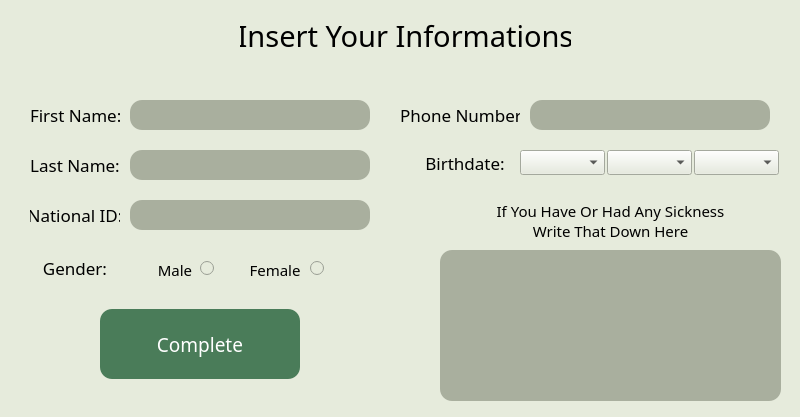
<?xml version="1.0" encoding="UTF-8"?>
<ui version="4.0">
 <class>MainWindow</class>
 <widget class="QMainWindow" name="MainWindow">
  <property name="geometry">
   <rect>
    <x>0</x>
    <y>0</y>
    <width>800</width>
    <height>417</height>
   </rect>
  </property>
  <property name="windowTitle">
   <string>MainWindow</string>
  </property>
  <property name="styleSheet">
   <string notr="true">QWidget {
	background-color: #e6ebdc;
}

QLineEdit, QTextEdit {
	background-color: #a9af9e;
	color: #000000;
	border: none;
	border-radius: 12px;
	padding: 6px;
	font-size: 15px;
}

QPushButton {
	background-color: #4A7C59;
	color: white;
	border: none;
	border-radius: 12px;
	padding: 6px 12px;
}

QPushButton:hover {
	background-color: #5A9F73;
}</string>
  </property>
  <widget class="QWidget" name="centralwidget">
   <widget class="QComboBox" name="pt_birthmonth_comboBox">
    <property name="geometry">
     <rect>
      <x>607</x>
      <y>150</y>
      <width>85</width>
      <height>25</height>
     </rect>
    </property>
    <property name="font">
     <font>
      <family>Arad Medium</family>
      <pointsize>-1</pointsize>
      <weight>50</weight>
      <bold>false</bold>
     </font>
    </property>
    <property name="styleSheet">
     <string notr="true">/* style for the QComboBox */
QComboBox {
	border-radius: 10px;
	padding-left: 10px;
}

/* style for drop down area */
QComboBox::drop-down {
	border: 0px;
}

/* style for drop down arrow */
QComboBox::down-arrow {
	image: url(D:\Python/Projects/GitHub_PR/Hospital Management/down-arrow-8-128);
	width: 12 px;
	height: 12px;
	margin-right: 10px;
}

/* style for list menu */
QComboBox QListView {
font-size: 12px;
border: 1px solid #000000;
padding: 5px;
background-color: #a9af9e;
outline: 0px;
}

QComboBox {
	background-color: #a9af9e;
    font-size: 15px;
    font-family: &quot;Arad Medium&quot;;
}

QComboBox QAbstractItemView {
    background-color: #a9af9e;
    color: black;
    selection-background-color: #F3E9E2;
    selection-color: black;
}</string>
    </property>
   </widget>
   <widget class="QLabel" name="pt_birthdate_label">
    <property name="geometry">
     <rect>
      <x>420</x>
      <y>148</y>
      <width>90</width>
      <height>30</height>
     </rect>
    </property>
    <property name="font">
     <font>
      <family>Arad Medium</family>
      <pointsize>13</pointsize>
      <weight>50</weight>
      <bold>false</bold>
     </font>
    </property>
    <property name="text">
     <string>Birthdate:</string>
    </property>
    <property name="alignment">
     <set>Qt::AlignCenter</set>
    </property>
   </widget>
   <widget class="QLineEdit" name="pt_ln_lineEdit">
    <property name="geometry">
     <rect>
      <x>130</x>
      <y>150</y>
      <width>240</width>
      <height>30</height>
     </rect>
    </property>
    <property name="font">
     <font>
      <family>Arad Medium</family>
      <pointsize>-1</pointsize>
      <weight>50</weight>
      <bold>false</bold>
     </font>
    </property>
   </widget>
   <widget class="QLabel" name="pt_ln_label">
    <property name="geometry">
     <rect>
      <x>30</x>
      <y>150</y>
      <width>90</width>
      <height>30</height>
     </rect>
    </property>
    <property name="font">
     <font>
      <family>Arad Medium</family>
      <pointsize>13</pointsize>
      <weight>50</weight>
      <bold>false</bold>
     </font>
    </property>
    <property name="text">
     <string>Last Name:</string>
    </property>
    <property name="alignment">
     <set>Qt::AlignCenter</set>
    </property>
   </widget>
   <widget class="QLineEdit" name="pt_phone_lineEdit">
    <property name="geometry">
     <rect>
      <x>530</x>
      <y>100</y>
      <width>240</width>
      <height>30</height>
     </rect>
    </property>
    <property name="font">
     <font>
      <family>Arad Medium</family>
      <pointsize>-1</pointsize>
      <weight>50</weight>
      <bold>false</bold>
     </font>
    </property>
   </widget>
   <widget class="QLabel" name="pt_female_label">
    <property name="geometry">
     <rect>
      <x>250</x>
      <y>260</y>
      <width>50</width>
      <height>20</height>
     </rect>
    </property>
    <property name="font">
     <font>
      <family>Arad Medium</family>
      <pointsize>11</pointsize>
      <weight>50</weight>
      <bold>false</bold>
     </font>
    </property>
    <property name="text">
     <string>Female</string>
    </property>
    <property name="alignment">
     <set>Qt::AlignCenter</set>
    </property>
   </widget>
   <widget class="QLabel" name="pt_fn_label">
    <property name="geometry">
     <rect>
      <x>30</x>
      <y>100</y>
      <width>90</width>
      <height>30</height>
     </rect>
    </property>
    <property name="font">
     <font>
      <family>Arad Medium</family>
      <pointsize>13</pointsize>
      <weight>50</weight>
      <bold>false</bold>
     </font>
    </property>
    <property name="text">
     <string>First Name:</string>
    </property>
   </widget>
   <widget class="QLabel" name="pt_gender_label">
    <property name="geometry">
     <rect>
      <x>30</x>
      <y>253</y>
      <width>90</width>
      <height>30</height>
     </rect>
    </property>
    <property name="font">
     <font>
      <family>Arad Medium</family>
      <pointsize>13</pointsize>
      <weight>50</weight>
      <bold>false</bold>
     </font>
    </property>
    <property name="text">
     <string>Gender:</string>
    </property>
    <property name="alignment">
     <set>Qt::AlignCenter</set>
    </property>
   </widget>
   <widget class="QLabel" name="pt_nid_label">
    <property name="geometry">
     <rect>
      <x>30</x>
      <y>200</y>
      <width>90</width>
      <height>30</height>
     </rect>
    </property>
    <property name="font">
     <font>
      <family>Arad Medium</family>
      <pointsize>13</pointsize>
      <weight>50</weight>
      <bold>false</bold>
     </font>
    </property>
    <property name="text">
     <string>National ID:</string>
    </property>
    <property name="alignment">
     <set>Qt::AlignCenter</set>
    </property>
   </widget>
   <widget class="QLineEdit" name="pt_nid_lineEdit">
    <property name="geometry">
     <rect>
      <x>130</x>
      <y>200</y>
      <width>240</width>
      <height>30</height>
     </rect>
    </property>
    <property name="font">
     <font>
      <family>Arad Medium</family>
      <pointsize>-1</pointsize>
      <weight>50</weight>
      <bold>false</bold>
     </font>
    </property>
   </widget>
   <widget class="QComboBox" name="pt_birthyear_comboBox">
    <property name="geometry">
     <rect>
      <x>520</x>
      <y>150</y>
      <width>85</width>
      <height>25</height>
     </rect>
    </property>
    <property name="font">
     <font>
      <family>Arad Medium</family>
      <pointsize>-1</pointsize>
      <weight>50</weight>
      <bold>false</bold>
     </font>
    </property>
    <property name="styleSheet">
     <string notr="true">/* style for the QComboBox */
QComboBox {
	border-radius: 10px;
	padding-left: 10px;
}

/* style for drop down area */
QComboBox::drop-down {
	border: 0px;
}

/* style for drop down arrow */
QComboBox::down-arrow {
	image: url(D:\Python/Projects/GitHub_PR/Hospital Management/down-arrow-8-128);
	width: 12 px;
	height: 12px;
	margin-right: 10px;
}

/* style for list menu */
QComboBox QListView {
font-size: 12px;
border: 1px solid #000000;
padding: 5px;
background-color: #a9af9e;
outline: 0px;
}

QComboBox {
	background-color: #a9af9e;
    font-size: 15px;
    font-family: &quot;Arad Medium&quot;;
}

QComboBox QAbstractItemView {
    background-color: #a9af9e;
    color: black;
    selection-background-color: #F3E9E2;
    selection-color: black;
}</string>
    </property>
   </widget>
   <widget class="QLineEdit" name="pt_fn_lineEdit">
    <property name="geometry">
     <rect>
      <x>130</x>
      <y>100</y>
      <width>240</width>
      <height>30</height>
     </rect>
    </property>
    <property name="font">
     <font>
      <family>Arad Medium</family>
      <pointsize>-1</pointsize>
      <weight>50</weight>
      <bold>false</bold>
     </font>
    </property>
   </widget>
   <widget class="QTextEdit" name="pt_detail_textEdit">
    <property name="geometry">
     <rect>
      <x>440</x>
      <y>250</y>
      <width>341</width>
      <height>151</height>
     </rect>
    </property>
    <property name="font">
     <font>
      <family>Arad Medium</family>
      <pointsize>-1</pointsize>
      <weight>50</weight>
      <bold>false</bold>
     </font>
    </property>
   </widget>
   <widget class="QComboBox" name="pt_birthday_comboBox">
    <property name="geometry">
     <rect>
      <x>694</x>
      <y>150</y>
      <width>85</width>
      <height>25</height>
     </rect>
    </property>
    <property name="font">
     <font>
      <family>Arad Medium</family>
      <pointsize>-1</pointsize>
      <weight>50</weight>
      <bold>false</bold>
     </font>
    </property>
    <property name="styleSheet">
     <string notr="true">/* style for the QComboBox */
QComboBox {
	border-radius: 10px;
	padding-left: 10px;
}

/* style for drop down area */
QComboBox::drop-down {
	border: 0px;
}

/* style for drop down arrow */
QComboBox::down-arrow {
	image: url(D:\Python/Projects/GitHub_PR/Hospital Management/down-arrow-8-128);
	width: 12 px;
	height: 12px;
	margin-right: 10px;
}

/* style for list menu */
QComboBox QListView {
font-size: 12px;
border: 1px solid #000000;
padding: 5px;
background-color: #a9af9e;
outline: 0px;
}

QComboBox {
	background-color: #a9af9e;
    font-size: 15px;
    font-family: &quot;Arad Medium&quot;;
}

QComboBox QAbstractItemView {
    background-color: #a9af9e;
    color: black;
    selection-background-color: #F3E9E2;
    selection-color: black;
}</string>
    </property>
   </widget>
   <widget class="QLabel" name="top_inf_p_label">
    <property name="geometry">
     <rect>
      <x>240</x>
      <y>10</y>
      <width>331</width>
      <height>51</height>
     </rect>
    </property>
    <property name="font">
     <font>
      <family>Arad Medium</family>
      <pointsize>22</pointsize>
      <weight>50</weight>
      <bold>false</bold>
     </font>
    </property>
    <property name="text">
     <string>Insert Your Informations</string>
    </property>
    <property name="alignment">
     <set>Qt::AlignCenter</set>
    </property>
   </widget>
   <widget class="QLabel" name="pt_male_label">
    <property name="geometry">
     <rect>
      <x>150</x>
      <y>260</y>
      <width>50</width>
      <height>20</height>
     </rect>
    </property>
    <property name="font">
     <font>
      <family>Arad Medium</family>
      <pointsize>11</pointsize>
      <weight>50</weight>
      <bold>false</bold>
     </font>
    </property>
    <property name="text">
     <string>Male</string>
    </property>
    <property name="alignment">
     <set>Qt::AlignCenter</set>
    </property>
   </widget>
   <widget class="QLabel" name="pt_phone_label">
    <property name="geometry">
     <rect>
      <x>400</x>
      <y>100</y>
      <width>120</width>
      <height>30</height>
     </rect>
    </property>
    <property name="font">
     <font>
      <family>Arad Medium</family>
      <pointsize>13</pointsize>
      <weight>50</weight>
      <bold>false</bold>
     </font>
    </property>
    <property name="cursor">
     <cursorShape>ArrowCursor</cursorShape>
    </property>
    <property name="text">
     <string>Phone Number:</string>
    </property>
   </widget>
   <widget class="QPushButton" name="add_pt_Button">
    <property name="geometry">
     <rect>
      <x>100</x>
      <y>309</y>
      <width>200</width>
      <height>70</height>
     </rect>
    </property>
    <property name="font">
     <font>
      <family>Arad Medium</family>
      <pointsize>14</pointsize>
      <weight>50</weight>
      <bold>false</bold>
     </font>
    </property>
    <property name="text">
     <string>Complete</string>
    </property>
   </widget>
   <widget class="QLabel" name="pt_detail_label">
    <property name="geometry">
     <rect>
      <x>440</x>
      <y>200</y>
      <width>341</width>
      <height>41</height>
     </rect>
    </property>
    <property name="font">
     <font>
      <family>Arad Medium</family>
      <pointsize>11</pointsize>
      <weight>50</weight>
      <bold>false</bold>
     </font>
    </property>
    <property name="text">
     <string>If You Have Or Had Any Sickness                              Write That Down Here</string>
    </property>
    <property name="alignment">
     <set>Qt::AlignCenter</set>
    </property>
    <property name="wordWrap">
     <bool>true</bool>
    </property>
   </widget>
   <widget class="QRadioButton" name="pt_female_radioButton">
    <property name="geometry">
     <rect>
      <x>310</x>
      <y>260</y>
      <width>16</width>
      <height>17</height>
     </rect>
    </property>
    <property name="text">
     <string/>
    </property>
   </widget>
   <widget class="QRadioButton" name="pt_male_radioButton">
    <property name="geometry">
     <rect>
      <x>200</x>
      <y>260</y>
      <width>16</width>
      <height>17</height>
     </rect>
    </property>
    <property name="text">
     <string/>
    </property>
   </widget>
  </widget>
 </widget>
 <resources/>
 <connections/>
</ui>
